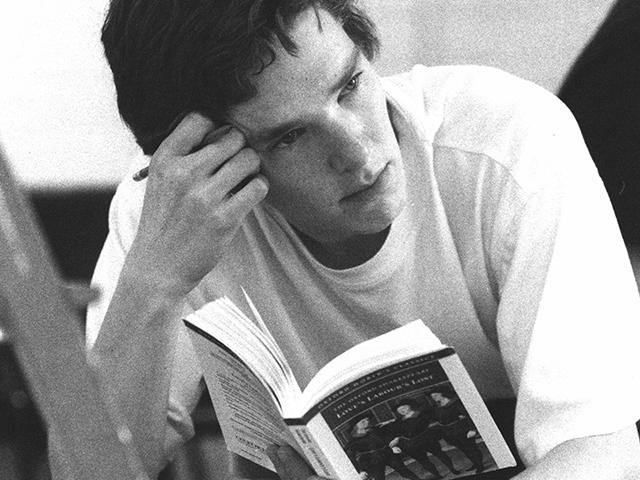
#> input picture benedict.jpg, 640 x 480 px, found by its file name
$ python contours.py
#> lines starting #> are read from the running program, lines starting #| are printed output that depends on the picture; after the words box and inside, x2 and y2 are one past the last pixel; in counts of white or black regions, pixels touching at a corner belong together
import cv2 as cv
import numpy as np

img = cv.imread('benedict.jpg')
#> img is the input picture: shape (480, 640, 3); min 2, max 255, mean 153.8
cv.imshow('Benedict', img)

blank = np.zeros(img.shape, dtype='uint8')
cv.imshow('Blank', blank)

# Converting to grayscale
gray = cv.cvtColor(img, cv.COLOR_BGR2GRAY)
cv.imshow('Gray', gray)

# Blur
blur = cv.GaussianBlur(img, (3, 3), cv.BORDER_DEFAULT)
cv.imshow('Blur', blur)

# Edge Cascade
canny = cv.Canny(blur, 125, 175)
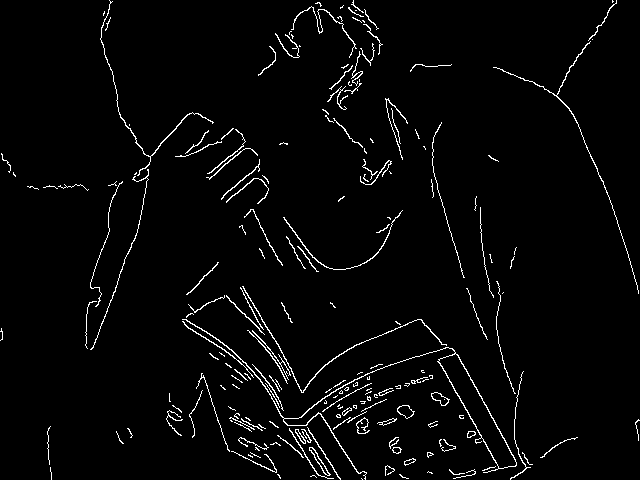
#> canny: shape (480, 640); 2.9% white in thin lines or dots
cv.imshow('Canny Edge', canny)

ret, thresh = cv.threshold(gray, 125, 255, cv.THRESH_BINARY)
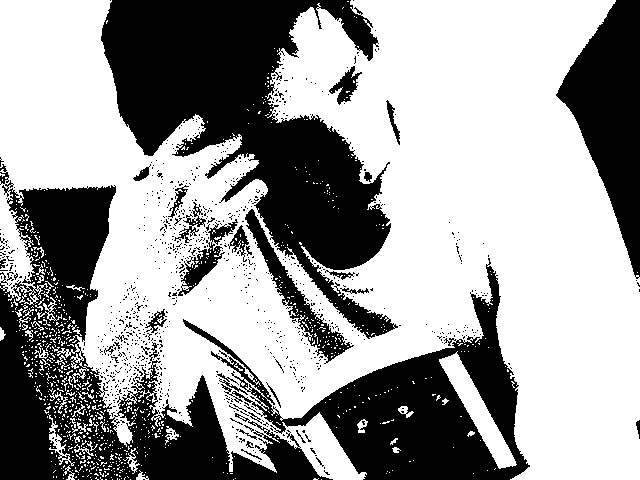
#> thresh: shape (480, 640); 61.3% white; 911 black regions (881 under 20 px)
cv.imshow('Thresh', thresh)

# Contours
contours, hierarchies = cv.findContours(canny, cv.RETR_LIST, cv.CHAIN_APPROX_SIMPLE)
#> contours = 218 contours, 172 with area under 20; largest, box (x1, y1, x2, y2) and area: (182, 319, 517, 480) 2628, (438, 353, 517, 469) 2324, (397, 405, 415, 419) 138, (397, 405, 414, 419) 126, (309, 447, 331, 476) 124
print(f"{len(contours)} contour(s) found!")
#| 218 contour(s) found!

cv.drawContours(blank, contours, -1, (0, 0, 255), 1)
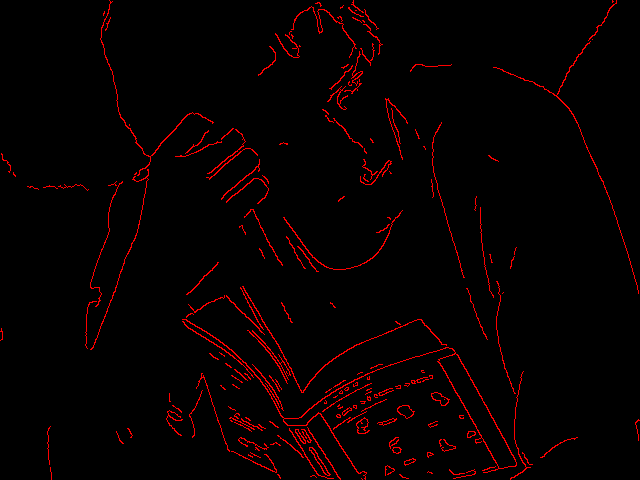
#> blank: shape (480, 640, 3); mean of channels 0, 1, 2 0, 0, 7.3; drawn as B, G, R
cv.imshow('Contours Drawn', blank)

cv.waitKey(0)
